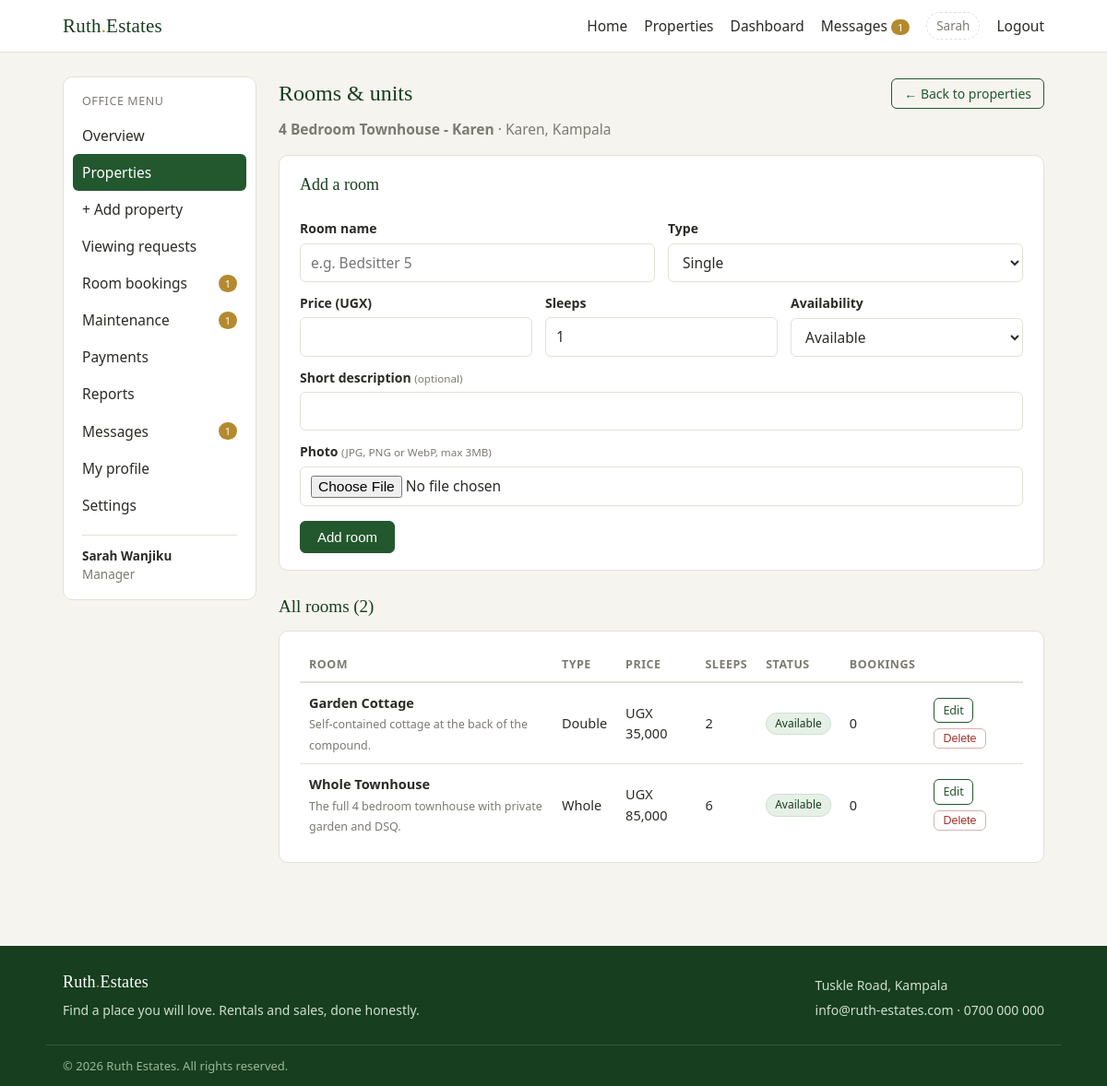
Page /manager/rooms.php?property=1 (signed in) on the committed database.
### tables this page shows
CREATE TABLE properties (
  id INT AUTO_INCREMENT PRIMARY KEY,
  title VARCHAR(150) NOT NULL,
  description TEXT NOT NULL,
  property_type ENUM('house','apartment','land','commercial') NOT NULL DEFAULT 'house',
  listed_for ENUM('rent','sale') NOT NULL DEFAULT 'rent',
  price DECIMAL(12,2) NOT NULL DEFAULT 0,
  location VARCHAR(120) NOT NULL,
  bedrooms TINYINT UNSIGNED NOT NULL DEFAULT 0,
  bathrooms TINYINT UNSIGNED NOT NULL DEFAULT 0,
  photo VARCHAR(255) DEFAULT NULL,
  status ENUM('available','taken') NOT NULL DEFAULT 'available',
  manager_id INT DEFAULT NULL,
  created_at TIMESTAMP NOT NULL DEFAULT CURRENT_TIMESTAMP,
  CONSTRAINT fk_property_manager FOREIGN KEY (manager_id) REFERENCES users(id) ON DELETE SET NULL
);

CREATE TABLE rooms (
  id INT AUTO_INCREMENT PRIMARY KEY,
  property_id INT NOT NULL,
  name VARCHAR(60) NOT NULL,
  room_type ENUM('single','double','studio','bedsitter','master','shop','office','plot','whole') NOT NULL DEFAULT 'single',
  price DECIMAL(12,2) NOT NULL DEFAULT 0,
  capacity TINYINT UNSIGNED NOT NULL DEFAULT 1,
  status ENUM('available','occupied','maintenance') NOT NULL DEFAULT 'available',
  description VARCHAR(255) DEFAULT NULL,
  photo VARCHAR(255) DEFAULT NULL,
  created_at TIMESTAMP NOT NULL DEFAULT CURRENT_TIMESTAMP,
  CONSTRAINT fk_room_property FOREIGN KEY (property_id) REFERENCES properties(id) ON DELETE CASCADE
);

### manager/rooms.php (the view, shortened to what this page needs)
<?php
require_once dirname(__DIR__) . '/config/db.php';
$propertyId = (int) ($_GET['property'] ?? $_POST['property'] ?? 0);
$stmt = $pdo->prepare('SELECT * FROM properties WHERE id = ?');
$stmt->execute([$propertyId]);
$property = $stmt->fetch();
$types = ['single', 'double', 'studio', 'bedsitter', 'master', 'shop', 'office', 'plot', 'whole'];
$statuses = ['available', 'occupied', 'maintenance'];
$edit = null;
$stmt = $pdo->prepare('SELECT r.*, (SELECT COUNT(*) FROM bookings b WHERE b.room_id = r.id AND b.status IN ("pending","approved")) AS active_bookings FROM rooms r WHERE r.property_id = ? ORDER BY r.name');
$stmt->execute([$propertyId]);
$rooms = $stmt->fetchAll();
include dirname(__DIR__) . '/includes/header.php';
$edit = $edit ?: [];
$v = fn($field, $fallback = '') => esc($_POST[$field] ?? ($edit[$field] ?? $fallback));
?>
<div class="dash-layout">
<?php include __DIR__ . '/menu.php'; ?>
<main class="dash-main">
  <div class="panel-head">
    <h1>Rooms &amp; units</h1>
    <a class="btn btn-small btn-outline" href="properties.php">&larr; Back to properties</a>
  </div>
  <p class="muted"><b><?php echo esc($property['title']); ?></b> &middot; <?php echo esc($property['location']); ?></p>
  <div class="panel">
    <h2><?php echo $edit ? 'Edit room: ' . esc($edit['name']) : 'Add a room'; ?></h2>
    <form method="post" enctype="multipart/form-data" class="stack">
      <div class="field-row">
        <div>
          <label for="name">Room name</label>
          <input type="text" id="name" name="name" value="<?php echo $v('name'); ?>" required placeholder="e.g. Bedsitter 5">
        </div>
        <div>
          <label for="room_type">Type</label>
          <select id="room_type" name="room_type">
            <?php foreach ($types as $t): ?>
              <option value="<?php echo $t; ?>"<?php echo $v('room_type', 'single') === $t ? ' selected' : ''; ?>><?php echo esc(ucfirst($t)); ?></option>
            <?php endforeach; ?>
          </select>
        </div>
      </div>
      <div class="field-row field-row-3">
        <div>
          <label for="price">Price (<?php echo CURRENCY; ?>)</label>
          <input type="number" id="price" name="price" min="1" step="0.01" value="<?php echo $v('price'); ?>" required>
        </div>
        <div>
          <label for="capacity">Sleeps</label>
          <input type="number" id="capacity" name="capacity" min="0" max="30" value="<?php echo $v('capacity', '1'); ?>">
        </div>
        <div>
          <label for="status">Availability</label>
          <select id="status" name="status">
            <?php foreach ($statuses as $s): ?>
              <option value="<?php echo $s; ?>"<?php echo $v('status', 'available') === $s ? ' selected' : ''; ?>><?php echo esc(ucfirst($s)); ?></option>
            <?php endforeach; ?>
          </select>
        </div>
      </div>
      <label for="description">Short description <small class="muted">(optional)</small></label>
      <input type="text" id="description" name="description" maxlength="255" value="<?php echo $v('description'); ?>">
      <label for="photo">Photo <small class="muted">(JPG, PNG or WebP, max 3MB)</small></label>
      <input type="file" id="photo" name="photo" accept="image/jpeg,image/png,image/webp">
      <button class="btn" type="submit"><?php echo $edit ? 'Save room' : 'Add room'; ?></button>
    </form>
  </div>
  <h2 class="section-title-sm">All rooms (<?php echo count($rooms); ?>)</h2>
  <div class="panel">
    <?php if (!$rooms): ?>
      <p class="muted">No rooms yet. Add the first one above.</p>
    <?php else: ?>
      <div class="table-wrap">
      <table class="table table-props">
        <thead><tr><th>Room</th><th>Type</th><th>Price</th><th>Sleeps</th><th>Status</th><th>Bookings</th><th></th></tr></thead>
        <tbody>
        <?php foreach ($rooms as $r): ?>
          <tr>
            <td>
              <b><?php echo esc($r['name']); ?></b>
              <?php if ($r['description']): ?><br><small class="muted"><?php echo esc($r['description']); ?></small><?php endif; ?>
            </td>
            <td><?php echo esc(ucfirst($r['room_type'])); ?></td>
            <td><?php echo esc(money($r['price'])); ?></td>
            <td><?php echo (int) $r['capacity']; ?></td>
            <td><?php echo status_badge($r['status']); ?></td>
            <td><?php echo (int) $r['active_bookings']; ?></td>
            <td class="cell-actions">
              <form method="post">
                <a class="btn btn-tiny btn-outline" href="rooms.php?property=<?php echo (int) $propertyId; ?>&edit=<?php echo (int) $r['id']; ?>">Edit</a>
                <button class="btn btn-tiny btn-danger" name="action" value="delete" type="submit" data-confirm="Delete this room? Its bookings will also be removed.">Delete</button>
              </form>
            </td>
          </tr>
        <?php endforeach; ?>
        </tbody>
      </table>
      </div>
    <?php endif; ?>
  </div>
</main>
</div>
<?php include dirname(__DIR__) . '/includes/footer.php'; ?>

### includes/functions.php (shortened to what this page needs)
<?php
function esc($value)
{
    return htmlspecialchars((string) $value, ENT_QUOTES, 'UTF-8');
}
function money($amount)
{
    return CURRENCY . ' ' . number_format((float) $amount);
}
function status_badge($status)
{
    $classes = ['pending' => 'badge badge-pending', 'approved' => 'badge badge-approved', 'rejected' => 'badge badge-rejected', 'available' => 'badge badge-approved', 'taken' => 'badge badge-muted', 'occupied' => 'badge badge-muted', 'maintenance' => 'badge badge-pending', 'active' => 'badge badge-approved', 'blocked' => 'badge badge-rejected', 'rent' => 'badge badge-muted', 'sale' => 'badge badge-muted', 'manager' => 'badge badge-admin', 'landlord' => 'badge badge-admin', 'customer' => 'badge badge-approved', 'paid' => 'badge badge-approved', 'cancelled' => 'badge badge-rejected', 'open' => 'badge badge-pending', 'in_progress' => 'badge badge-admin', 'resolved' => 'badge badge-approved', 'closed' => 'badge badge-muted', 'low' => 'badge badge-muted', 'normal' => 'badge badge-muted', 'high' => 'badge badge-pending', 'urgent' => 'badge badge-rejected'];
    $labels = ['in_progress' => 'In progress', 'mobile_money' => 'Mobile money'];
    return '<span class="' . ($classes[$status] ?? 'badge badge-muted') . '">' . esc($labels[$status] ?? ucfirst($status)) . '</span>';
}

### assets/css/style.css (style rules this page uses)
:root { --green: #23572e; --green-dark: #173e1e; --green-light: #e7f0e7; --cream: #f6f4ef; --ink: #2b2b26; --muted: #7c7a71; --line: #e3e0d7; --danger: #a4322a; --pending: #8a6d1f; --pending-bg: #f5ecd0; }
* { margin: 0; padding: 0; box-sizing: border-box; }
body { font-family: "Segoe UI", Arial, Helvetica, sans-serif; background: var(--cream); color: var(--ink); font-size: 15.5px; line-height: 1.55; overflow-x: hidden; }
a { color: var(--green); }
h1, h2, h3, .brand { font-family: Georgia, "Times New Roman", serif; font-weight: normal; }
.section-title-sm { margin: 24px 0 12px; color: var(--green-dark); font-size: 19px; }
.muted { color: var(--muted); }
.badge { display: inline-block; font-size: 12px; padding: 2px 9px; border-radius: 12px; border: 1px solid transparent; }
.badge-approved { background: var(--green-light); color: var(--green-dark); border-color: #cfe0cf; }
.btn { display: inline-block; background: var(--green); color: #fff; border: 1px solid var(--green); border-radius: 6px; padding: 8px 18px; font-size: 15px; cursor: pointer; text-decoration: none; }
.btn-outline { background: transparent; color: var(--green); }
.btn-danger { background: #fff; color: var(--danger); border-color: #d8b1ae; }
.btn-small { padding: 5px 13px; font-size: 14px; }
.btn-tiny { padding: 3px 9px; font-size: 12.5px; }
form.stack label { display: block; margin: 12px 0 5px; font-weight: 600; font-size: 14px; }
input, select, textarea { width: 100%; padding: 8px 11px; border: 1px solid var(--line); border-radius: 6px; background: #fff; font: inherit; color: var(--ink); }
label { display: block; margin: 12px 0 5px; font-weight: 600; font-size: 14px; }
label small { font-weight: normal; color: var(--muted); }
form.stack button { margin-top: 16px; }
.dash-layout { display: flex; gap: 24px; align-items: flex-start; }
.dash-main { flex: 1; min-width: 0; }
.dash-main h1 { font-size: 24px; color: var(--green-dark); }
.dash-main > p.muted { margin-bottom: 16px; }
.panel { background: #fff; border: 1px solid var(--line); border-radius: 10px; padding: 18px 22px; margin-bottom: 20px; }
.panel h2 { font-size: 18px; color: var(--green-dark); margin-bottom: 10px; }
.panel-head { display: flex; justify-content: space-between; align-items: center; gap: 14px; margin-bottom: 8px; flex-wrap: wrap; }
.panel-head h1, .panel-head h2 { margin-bottom: 0; }
.table { width: 100%; border-collapse: collapse; font-size: 14.5px; }
.table th { text-align: left; font-size: 12.5px; text-transform: uppercase; letter-spacing: 0.5px; color: var(--muted); padding: 8px 10px; border-bottom: 2px solid var(--line); }
.table td { padding: 10px; border-bottom: 1px solid var(--line); vertical-align: top; }
.table tr:last-child td { border-bottom: none; }
.table small.muted { font-size: 12.5px; }
.table-props td { vertical-align: middle; }
.cell-actions form { display: flex; gap: 6px; align-items: center; flex-wrap: wrap; }
.field-row { display: flex; gap: 14px; flex-wrap: wrap; align-items: flex-end; }
.field-row > div { flex: 1 1 150px; }
.field-row-3 > div { flex: 1 1 110px; }
body { -webkit-text-size-adjust: 100%; }
.btn, button, .nav-toggle { touch-action: manipulation; }
.table-wrap { overflow-x: auto; -webkit-overflow-scrolling: touch; }

### rows in the picture
properties: title "4 Bedroom Townhouse - Karen", location "Karen, Kampala"
rooms: name "Garden Cottage", description "Self-contained cottage at the back of the compound.", room_type "Double", price "UGX 35,000", capacity "2", status "Available", active_bookings "0"
rooms: name "Whole Townhouse", description "The full 4 bedroom townhouse with private garden and DSQ.", room_type "Whole", price "UGX 85,000", capacity "6", status "Available", active_bookings "0"

### other values in the picture
$unread "1"
explode(' ', $user['name'])[0] "Sarah"
$label "Overview"
$label "Properties"
$label "+ Add property"
$label "Viewing requests"
$label "Room bookings"
$pendingBookings "1"
$label "Maintenance"
$openMaintenance "1"
$label "Payments"
$label "Reports"
$label "Messages"
$label "My profile"
$label "Settings"
